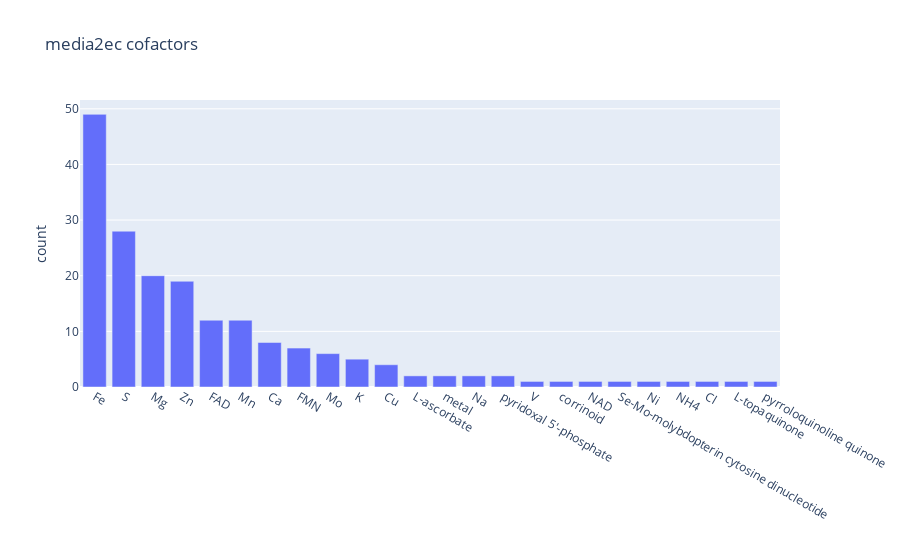

Write notebook code for a chart like this one.
### Markdown cell above
[3.2] ec2metals (media2ec)

### Code cell
# Load cofactor info and remove entries w/ non-specific EC numbers (i.e. 1.1.1.-, 1.1.-.-, etc.)
cofactors = pd.read_csv(os.path.join(DATA_DIR, "cofactors", "cofactors-media2ec.csv"))

substring = '-'
filter = cofactors['Query EC'].str.contains(substring)
cofactors = cofactors[~filter]

import plotly.express as px

data = cofactors.copy()
fig = px.bar(
    data_frame = data.value_counts("CofactorFinal").reset_index(),
    x="CofactorFinal",
    y="count",
    title="media2ec cofactors"
    #color="Class"
)
fig.update_xaxes(title='', visible=True, showticklabels=True)
fig.show()

### Figure 1 — Plotly figure (JSON) as saved in the notebook; plotly's stock layout.template omitted (floating-point values rounded to 4 significant figures)
{"data": [{"alignmentgroup": "True", "hovertemplate": "CofactorFinal=%{x}<br>count=%{y}<extra></extra>", "legendgroup": "", "marker": {"color": "#636efa", "pattern": {"shape": ""}}, "name": "", "offsetgroup": "", "orientation": "v", "showlegend": false, "textposition": "auto", "type": "bar", "x": ["Fe", "S", "Mg", "Zn", "FAD", "Mn", "Ca", "FMN", "Mo", "K", "Cu", "L-ascorbate", "metal", "Na", "pyridoxal 5'-phosphate", "V", "corrinoid", "NAD", "Se-Mo-molybdopterin cytosine dinucleotide", "Ni", "NH4", "Cl", "L-topaquinone", "pyrroloquinoline quinone"], "xaxis": "x", "y": [49, 28, 20, 19, 12, 12, 8, 7, 6, 5, 4, 2, 2, 2, 2, 1, 1, 1, 1, 1, 1, 1, 1, 1], "yaxis": "y"}], "layout": {"barmode": "relative", "legend": {"tracegroupgap": 0}, "title": {"text": "media2ec cofactors"}, "xaxis": {"anchor": "y", "domain": [0, 1], "showticklabels": true, "title": {"text": ""}, "visible": true}, "yaxis": {"anchor": "x", "domain": [0, 1], "title": {"text": "count"}}}}
